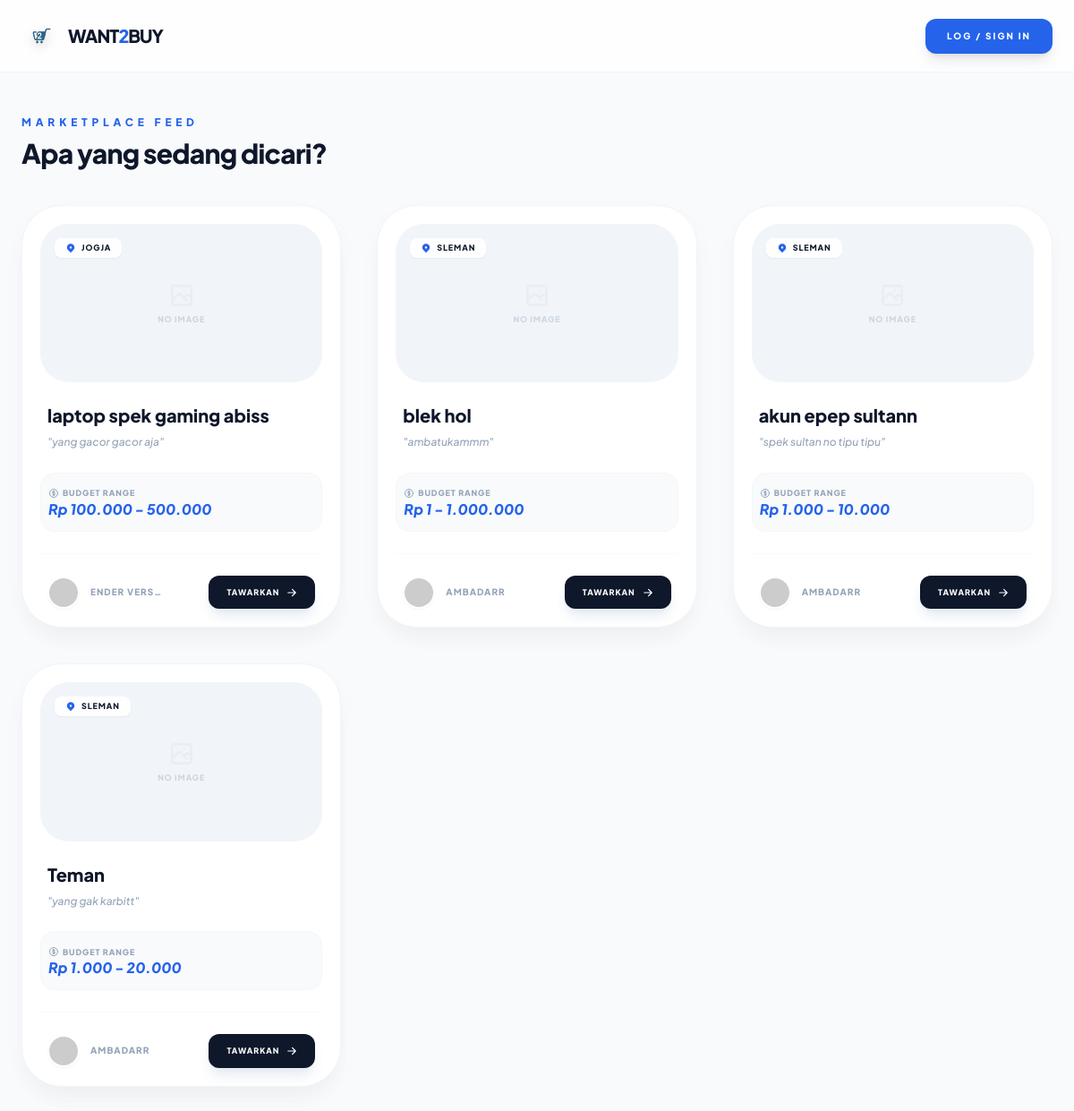
The page / on the database its author committed.
### tables this page shows
CREATE TABLE `postings` (
  `id` int(11) NOT NULL AUTO_INCREMENT,
  `user_id` int(11) NOT NULL,
  `product_name` varchar(255) NOT NULL,
  `budget_min` decimal(15,2) DEFAULT NULL,
  `budget_max` decimal(15,2) DEFAULT NULL,
  `description` text DEFAULT NULL,
  `image_url` varchar(255) DEFAULT NULL,
  `created_at` timestamp NULL DEFAULT current_timestamp(),
  PRIMARY KEY (`id`),
  KEY `user_id` (`user_id`),
  CONSTRAINT `postings_ibfk_1` FOREIGN KEY (`user_id`) REFERENCES `users` (`id`) ON DELETE CASCADE
);

CREATE TABLE `users` (
  `id` int(11) NOT NULL AUTO_INCREMENT,
  `full_name` varchar(100) NOT NULL,
  `whatsapp` varchar(20) DEFAULT NULL,
  `username` varchar(50) NOT NULL,
  `email` varchar(100) NOT NULL,
  `password` varchar(255) NOT NULL,
  `created_at` timestamp NULL DEFAULT current_timestamp(),
  `address` text DEFAULT NULL,
  `profile_picture` varchar(255) DEFAULT 'default.png',
  PRIMARY KEY (`id`),
  UNIQUE KEY `username` (`username`),
  UNIQUE KEY `email` (`email`)
);

### index.php (the view, shortened to what this page needs)
<?php
require_once 'koneksi.php';
$is_logged_in = isset($_SESSION['user']);
$user_session = $is_logged_in ? $_SESSION['user'] : null;
$current_user_photo = "";
$current_user_name = "User";
$sql = "SELECT postings.*,
               users.full_name as buyer_name,
               users.address as buyer_address,
               users.profile_picture as buyer_photo,
               (SELECT image_name FROM posting_images WHERE posting_id = postings.id ORDER BY id ASC LIMIT 1) as main_image
        FROM postings
        JOIN users ON postings.user_id = users.id
        ORDER BY postings.created_at DESC";
$result = $conn->query($sql);
?>
<!DOCTYPE html>
<html lang="id">
<head>
    <script src="https://cdn.tailwindcss.com"></script>
</head>
<body class="text-slate-900">
    <nav class="bg-white/80 backdrop-blur-md sticky top-0 z-50 border-b border-slate-100">
        <div class="max-w-7xl mx-auto px-6 h-20 flex items-center justify-between">
            <div class="flex items-center">
                <a href="index.php" class="flex items-center gap-3">
                    <img src="logo.png" alt="Logo" class="w-10 h-10 object-contain logo-heavy-shadow">
                    <span class="text-xl font-black tracking-tighter text-slate-900 uppercase">
                        WANT<span class="text-blue-600">2</span>BUY
                    </span>
                </a>
            </div>
            <div class="flex items-center gap-4">
                <?php if ($is_logged_in): ?>
                    <div class="flex items-center gap-3 pl-6 border-l border-slate-100">
                        <div class="text-right hidden sm:block">
                            <p class="text-[10px] font-black text-slate-400 uppercase tracking-widest leading-none mb-1">Halo,</p>
                            <p class="text-sm font-bold text-slate-900 leading-none"><?= htmlspecialchars((string)$current_user_name) ?></p>
                        </div>
                        <a href="dashboard.php" class="relative group">
                            <?php
                                $final_header_img = (!empty($current_user_photo) && file_exists("uploads/" . $current_user_photo))
                                                    ? "uploads/" . $current_user_photo : "";
                            ?>
                            <img src="<?= $final_header_img ?>"
                                 onerror="this.src='https://ui-avatars.com/api/?name=<?= urlencode((string)$current_user_name) ?>&background=0284c7&color=fff'"
                                 class="w-11 h-11 rounded-full border-2 border-white shadow-md object-cover transition-transform group-hover:scale-110 active:scale-95">
                        </a>
                        <a href="logout.php" class="p-2 text-slate-300 hover:text-red-500 transition">
                            <svg xmlns="http://www.w3.org/2000/svg" class="h-5 w-5" fill="none" viewBox="0 0 24 24" stroke="currentColor">
                                <path stroke-linecap="round" stroke-linejoin="round" stroke-width="2" d="M17 16l4-4m0 0l-4-4m4 4H7m6 4v1a3 3 0 01-3 3H6a3 3 0 01-3-3V7a3 3 0 013-3h4a3 3 0 013 3v1" />
                            </svg>
                        </a>
                    </div>
                <?php else: ?>
                    <a href="login.php" class="px-6 py-3 bg-blue-600 hover:bg-blue-700 text-white rounded-xl font-black text-[10px] uppercase tracking-[0.2em] transition-all shadow-lg">Log / Sign In</a>
                <?php endif; ?>
            </div>
        </div>
    </nav>
    <main class="max-w-7xl mx-auto px-6 py-12">
        <div class="mb-10 flex flex-col md:flex-row md:items-end justify-between gap-6">
            <div>
                <h2 class="text-xs font-black uppercase tracking-[0.4em] text-blue-600 mb-2">Marketplace Feed</h2>
                <h3 class="text-3xl font-black text-slate-900 tracking-tight">Apa yang sedang dicari?</h3>
            </div>
        </div>
        <div class="grid grid-cols-1 md:grid-cols-2 lg:grid-cols-3 gap-10">
            <?php if ($result && $result->num_rows > 0): ?>
                <?php while($row = $result->fetch_assoc()): ?>
                    <div class="bg-white rounded-[2.8rem] p-5 border border-slate-100 post-card flex flex-col group">
                        <div class="relative aspect-video rounded-[2rem] overflow-hidden mb-6 bg-slate-100">
                            <?php
                                $product_img = (!empty($row['main_image']) && file_exists("uploads/products/" . $row['main_image']))
                                               ? "uploads/products/" . $row['main_image'] : "";
                            ?>
                            <?php if(!empty($product_img)): ?>
                                <img src="<?= $product_img ?>" class="w-full h-full object-cover group-hover:scale-110 transition-transform duration-700">
                            <?php else: ?>
                                <div class="w-full h-full flex flex-col items-center justify-center text-slate-300">
                                    <span class="text-[9px] font-black uppercase tracking-widest">No Image</span>
                                </div>
                            <?php endif; ?>
                            <div class="absolute top-4 left-4">
                                <span class="px-3 py-1 bg-white/90 backdrop-blur-sm text-slate-900 text-[9px] font-black uppercase tracking-widest rounded-lg shadow-sm flex items-center gap-1.5">
                                    <svg xmlns="http://www.w3.org/2000/svg" class="h-3 w-3 text-blue-600" viewBox="0 0 20 20" fill="currentColor">
                                        <path fill-rule="evenodd" d="M5.05 4.05a7 7 0 119.9 9.9L10 18.9l-4.95-4.95a7 7 0 010-9.9zM10 11a2 2 0 100-4 2 2 0 000 4z" clip-rule="evenodd" />
                                    </svg>
                                    <?= htmlspecialchars((string)($row['buyer_address'] ?? 'Area COD')) ?>
                                </span>
                            </div>
                        </div>
                        <div class="flex-grow px-2">
                            <h4 class="text-xl font-extrabold text-slate-900 mb-2 leading-tight group-hover:text-blue-600 transition-colors"><?= htmlspecialchars((string)($row['product_name'] ?? 'Produk')) ?></h4>
                            <p class="text-slate-400 text-xs leading-relaxed line-clamp-2 mb-6 font-medium italic">"<?= htmlspecialchars((string)($row['description'] ?? '')) ?>"</p>
                        </div>
                        <div class="px-2 mb-6 bg-slate-50 p-4 rounded-2xl border border-slate-100/50 group-hover:bg-blue-50/50 transition-colors">
                            <p class="text-[9px] font-black text-slate-400 uppercase tracking-widest mb-1 leading-none flex items-center gap-1">
                                Budget Range
                            </p>
                            <p class="text-base font-black text-blue-600 italic leading-none">
                                Rp <?= number_format((float)($row['budget_min'] ?? 0), 0, ',', '.') ?> - <?= number_format((float)($row['budget_max'] ?? 0), 0, ',', '.') ?>
                            </p>
                        </div>
                        <div class="pt-6 border-t border-slate-50 flex items-center justify-between px-2">
                            <a href="view_profile.php?id=<?= $row['user_id'] ?>" class="flex items-center gap-3 group/user">
                                <?php
                                    $b_photo = (!empty($row['buyer_photo']) && file_exists("uploads/" . $row['buyer_photo']))
                                               ? "uploads/" . $row['buyer_photo'] : "";
                                ?>
                                <div class="relative">
                                    <img src="<?= $b_photo ?>"
                                         onerror="this.src='https://ui-avatars.com/api/?name=<?= urlencode((string)($row['buyer_name'] ?? 'User')) ?>&background=random'"
                                         class="w-9 h-9 rounded-full border-2 border-white shadow-sm object-cover group-hover/user:ring-2 group-hover/user:ring-blue-500 transition-all duration-300 group-hover/user:scale-110">
                                </div>
                                <span class="text-[10px] font-black text-slate-400 uppercase tracking-widest group-hover/user:text-blue-600 transition-colors truncate max-w-[80px]">
                                    <?= htmlspecialchars((string)($row['buyer_name'] ?? 'User')) ?>
                                </span>
                            </a>
                            <?php if ($is_logged_in && $row['user_id'] == $user_session['id']): ?>
                                <a href="edit_post.php?id=<?= $row['id'] ?>"
                                   class="bg-blue-50 text-blue-600 px-5 py-3 rounded-xl text-[9px] font-black hover:bg-blue-600 hover:text-white transition-all uppercase tracking-widest flex items-center gap-2 shrink-0 border border-blue-100">
                                    Manage
                                    <svg xmlns="http://www.w3.org/2000/svg" class="h-3 w-3" fill="none" viewBox="0 0 24 24" stroke="currentColor">
                                        <path stroke-linecap="round" stroke-linejoin="round" stroke-width="2" d="M11 5H6a2 2 0 00-2 2v11a2 2 0 002 2h11a2 2 0 002-2v-5m-1.414-9.414a2 2 0 112.828 2.828L11.828 15H9v-2.828l8.586-8.586z" />
                                    </svg>
                                </a>
                            <?php else: ?>
                                <a href="<?= $is_logged_in ? 'detail.php?id='.$row['id'] : 'login.php' ?>"
                                   class="bg-slate-900 text-white px-5 py-3 rounded-xl text-[9px] font-black hover:bg-blue-600 transition-all uppercase tracking-widest flex items-center gap-2 shrink-0 shadow-lg shadow-slate-200 group-hover:shadow-blue-200">
                                    Tawarkan
                                    <svg xmlns="http://www.w3.org/2000/svg" class="h-3 w-3" viewBox="0 0 20 20" fill="currentColor">
                                        <path fill-rule="evenodd" d="M10.293 3.293a1 1 0 011.414 0l6 6a1 1 0 010 1.414l-6 6a1 1 0 01-1.414-1.414L14.586 11H3a1 1 0 110-2h11.586l-4.293-4.293a1 1 0 010-1.414z" clip-rule="evenodd" />
                                    </svg>
                                </a>
                            <?php endif; ?>
                        </div>
                    </div>
                <?php endwhile; ?>
            <?php endif; ?>
        </div>
    </main>
</body>
</html>

### index.php (style rules this page uses)
body { font-family: 'Plus Jakarta Sans', sans-serif; background-color: #F8FAFC; }
.post-card { transition: all 0.4s cubic-bezier(0.4, 0, 0.2, 1); box-shadow: 0 10px 30px -5px rgba(0, 0, 0, 0.04), 0 20px 25px -5px rgba(0, 0, 0, 0.02); }
.logo-heavy-shadow { filter: drop-shadow(0 4px 6px rgba(0,0,0,0.2)); }
.line-clamp-2 { display: -webkit-box; -webkit-line-clamp: 2; -webkit-box-orient: vertical; overflow: hidden; }

### rows shown on the page
postings: user.address "JOGJA", product_name "laptop spek gaming abiss", description "yang gacor gacor aja", budget_min "100.000", budget_max "500.000", user.full_name "ENDER VER…"
postings: user.address "SLEMAN", product_name "blek hol", description "ambatukammm", budget_min "1", budget_max "1.000.000", user.full_name "AMBADARR"
postings: user.address "SLEMAN", product_name "akun epep sultann", description "spek sultan no tipu tipu", budget_min "1.000", budget_max "10.000", user.full_name "AMBADARR"
postings: user.address "SLEMAN", product_name "Teman", description "yang gak karbitt", budget_min "1.000", budget_max "20.000", user.full_name "AMBADARR"
